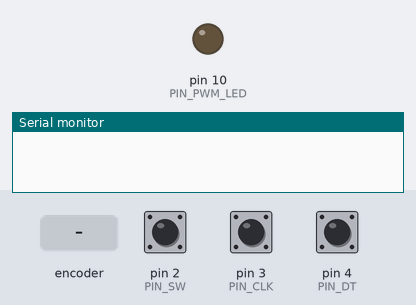
Bench run of a sketch on a simulated Arduino Uno, built with avr-gcc and run on an emulated ATmega328P. Shown: output pins drawn as LEDs (lit = HIGH), the last lines printed to the serial monitor. Inputs (shaded band) come from the test bench; at power-on: pin 2 (PIN_SW) HIGH, pin 3 (PIN_CLK) HIGH, pin 4 (PIN_DT) HIGH.

Above: at 1.2 s.
1.3 s: rotary encoder on pin 3 (PIN_CLK) / pin 4 (PIN_DT) turned 3 steps (first pin leading)
At 1.6 s:
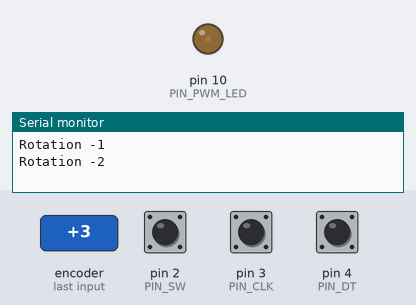
3.4 s: pin 2 (PIN_SW) pulled LOW for 0.15 s
At 3.8 s:
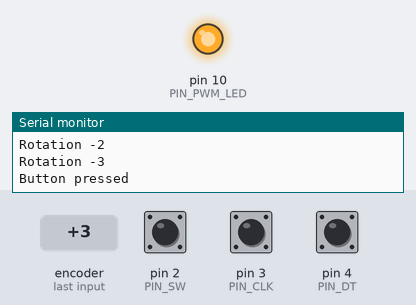
5.0 s: pin 2 (PIN_SW) pulled LOW for 1 s
At 6.2 s:
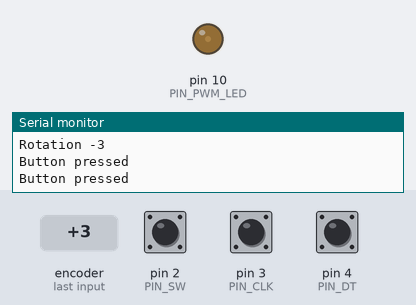
7.5 s: pin 2 (PIN_SW) pulled LOW for 3.2 s
At 8.1 s:
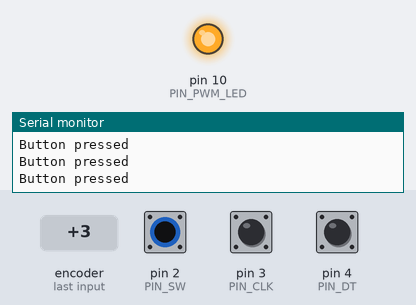
Timing chart, 0 to 10.5 s (numbered marks = the images above; inputs shaded):
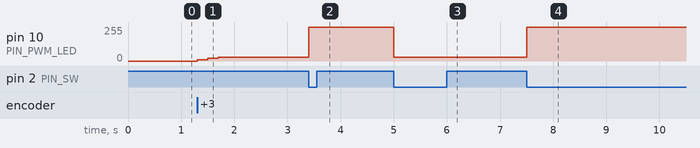

Measured:
- after the input at 1.3 s, pin 10 (PIN_PWM_LED): 0/255 → 10/255 at once, → 20/255 0.20 s later, → 30/255 0.20 s later
- after the input at 3.4 s, pin 10 (PIN_PWM_LED): 30/255 → 255/255 at once
- after the input at 5.0 s, pin 10 (PIN_PWM_LED): 255/255 → 30/255 at once
- after the input at 7.5 s, pin 10 (PIN_PWM_LED): 30/255 → 255/255 at once

The sketch:

main.ino
```cpp
/**
 * @file    main.ino
 * @author  Filippo Graziani
 * @date    14/03/2024
 * @brief   A sample code for the rotary encoder (KY040)
 * Connections:
 * Sensor       -----       Arduino Uno
 * GND                      GND
 * +                        5V
 * SW                       D4
 * DT                       D2
 * CLK                      D3
 *
 * @note    DT and CLK are already connected with pull-up resistors (10kohm).
 */

#include "Arduino.h"
#include <stdint.h>

#define     PIN_SW                  (2)
#define     PIN_DT                  (4)
#define     PIN_CLK                 (3)
#define     PIN_PWM_LED             (10)

#define     USE_INTERRUPT           (0)

#if 1 == USE_INTERRUPT
static void irq_btn_press();
static void irq_enc();

static volatile bool gb_bnt_press(false);
static volatile bool gb_enc_rotate(false);
#endif /* USE_INTERRUPT */

/**
 * @brief   Setup function.
 * @par     Description
 * Setting of the Arduino's pins and the serial port.
 * @return  Nothing.
 */
void
setup ()
{
    Serial.begin(9600);

    while (!Serial)
    {
        /* Do nothing */
    }

    pinMode(PIN_PWM_LED, OUTPUT);
    pinMode(PIN_SW, INPUT_PULLUP);
    pinMode(PIN_DT, INPUT);
    pinMode(PIN_CLK, INPUT);
#if 1 == USE_INTERRUPT
    attachInterrupt(digitalPinToInterrupt(PIN_SW), irq_btn_press, FALLING);
    attachInterrupt(digitalPinToInterrupt(PIN_CLK), irq_enc, FALLING);
#endif /* USE_INTERRUPT */
}   /* setup() */

/**
 * @brief   Loop function.
 * @par     Description
 * Managing the encoder to regulate the PWM of a LED.
 * The button of the encoder turns off and on the LED.
 * Rotating the encoder clockwise the light increases.
 * Rotating the encoder counterclockwise the light decreases.
 * @return  Nothing.
 */
void
loop ()
{
    int32_t curr_dt(digitalRead(PIN_DT));
#if 0 == USE_INTERRUPT
    int32_t curr_clk(digitalRead(PIN_CLK));
    int32_t curr_sw(digitalRead(PIN_SW));
    static int32_t prev_clk(curr_clk);
    static int32_t prev_sw(curr_sw);
#endif /* USE_INTERRUPT */
    static int32_t val(0);
    static bool b_led_off(false);
    static int32_t pwm_val(0);
    static uint32_t btn_debounce_time_ms(0);

#if 1 == USE_INTERRUPT
    if (true == gb_enc_rotate)
    {
        gb_enc_rotate = false;
#else
    if ((LOW == curr_clk) && (HIGH == prev_clk))
    {
#endif /* USE_INTERRUPT */
        if (HIGH == curr_dt)
        {
            --val;
        }
        else
        {
            ++val;
        }

        Serial.println("Rotation " + String(val));

        pwm_val = (val * 10) % 256;

        if (pwm_val < 0)
        {
            pwm_val = -pwm_val;
        }
    }

#if 1 == USE_INTERRUPT
    if ((true == gb_bnt_press) && (0 == btn_debounce_time_ms))
    {
        detachInterrupt(digitalPinToInterrupt(PIN_SW));
        Serial.println("Button pressed");
        btn_debounce_time_ms = millis();
        b_led_off = !b_led_off;
    }
#else
    if ((prev_sw != curr_sw) && (LOW == curr_sw) && (0 == btn_debounce_time_ms))
    {
        Serial.println("Button pressed");
        btn_debounce_time_ms = millis();
        b_led_off = !b_led_off;
    }
#endif /* USE_INTERRUPT */

    if (false == b_led_off)
    {
        analogWrite(PIN_PWM_LED, pwm_val);
    }
    else
    {
        analogWrite(PIN_PWM_LED, 255);
    }

#if 0 == USE_INTERRUPT
    prev_clk = curr_clk;
    prev_sw = curr_sw;
#endif /* USE_INTERRUPT */

    if ((0 != btn_debounce_time_ms) &&
        ((millis() - btn_debounce_time_ms) > 1500))
    {
        btn_debounce_time_ms = 0;
#if 1 == USE_INTERRUPT
        gb_bnt_press = false;
        attachInterrupt(digitalPinToInterrupt(PIN_SW), irq_btn_press,
                        FALLING);
#endif /* USE_INTERRUPT */
    }
}   /* loop() */

#if 1 == USE_INTERRUPT
/**
 * @brief   Interrupt function.
 * @par     Description
 * Detection of the button pressure.
 * @return  Nothing.
 */
static void
irq_btn_press ()
{
    gb_bnt_press = true;
}   /* irq_btn_press() */

/**
 * @brief   Interrupt function.
 * @par     Description
 * Detection of a falling edge on the CLK pin of the encoder.
 * @return  Nothing.
 */
static void
irq_enc ()
{
    gb_enc_rotate = true;
}   /* irq_enc() */
#endif /* USE_INTERRUPT */


/*** End of file ***/
```
